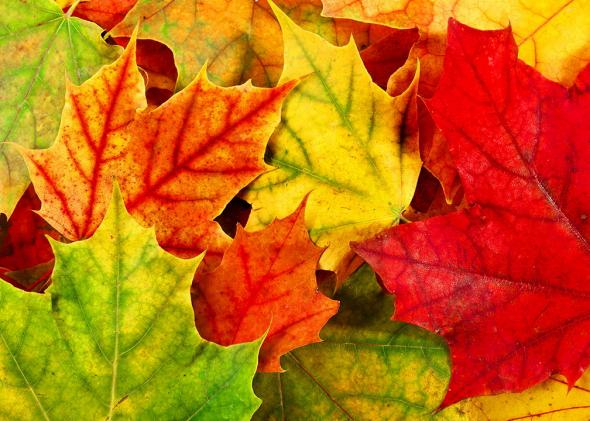
%> input picture images/fall-leaves.jpg, 590 x 421 px
$ octave methodsForBoundaryIssues.m   (GNU Octave 9; MATLAB toolbox functions it lacks are replaced by stand-ins)
%> lines starting %> are read from the running program, lines starting %| are printed output that depends on the picture
pkg load image;

img = imread('../images/fall-leaves.jpg');
%> img is the input picture: size 421x590x3 uint8; mean R, G, B 196.7, 103.8, 14.3
imshow(img);

% gaussian 11x11 sigma = 8
gaussian = fspecial('gaussian', 11, 8);

% black clipping
filtered = imfilter(img, gaussian, 0);
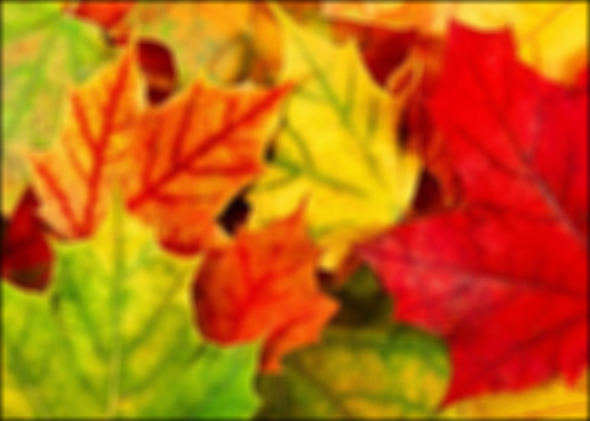
%> filtered: size 421x590x3 uint8; mean R, G, B 194.6, 102.4, 14.1
figure, imshow(filtered);

% white clipping
filtered = imfilter(img, gaussian, 255);
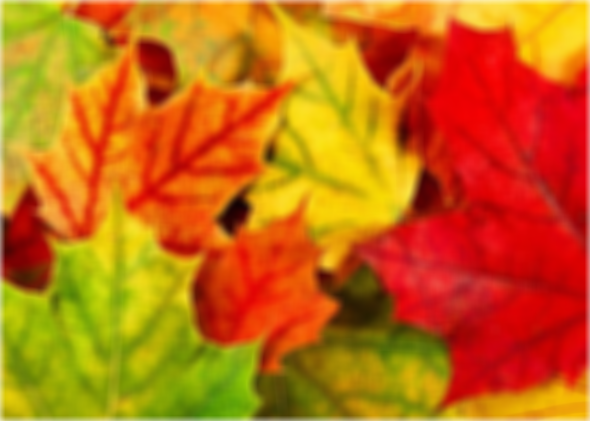
%> filtered: size 421x590x3 uint8; mean R, G, B 197.3, 105.1, 16.8
figure, imshow(filtered);

% wraping around
filtered = imfilter(img, gaussian, 'circular');
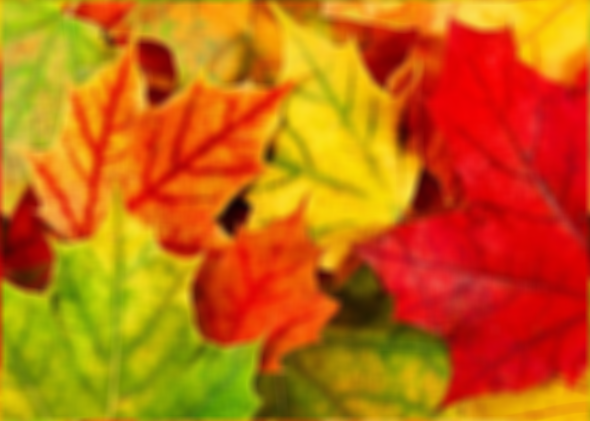
%> filtered: size 421x590x3 uint8; mean R, G, B 196.7, 103.8, 14.3; mean of the top-left, top-right, bottom-left and bottom-right quarters 120.5, 109.8, 103, 86.6
figure, imshow(filtered);

% copying edges
filtered = imfilter(img, gaussian, 'circular');
figure, imshow(filtered);

% reflecting edges
filtered = imfilter(img, gaussian, 'symmetric');
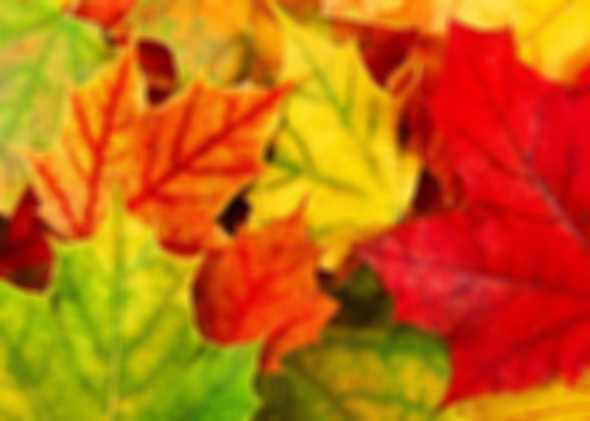
%> filtered: size 421x590x3 uint8; mean R, G, B 196.7, 103.8, 14.3; mean of the top-left, top-right, bottom-left and bottom-right quarters 120.9, 109.9, 102.8, 86.3
figure, imshow(filtered);

$ run again, with images/apple.jpg copied over images/fall-leaves.jpg
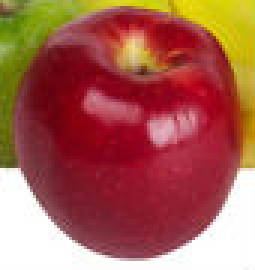
%> input picture images/apple.jpg, 85 x 90 px (shown 3 times larger)
%> img is the input picture: size 90x85x3 uint8; mean R, G, B 167.4, 95.3, 81.3
%> `filtered = imfilter(img, gaussian, 'circular');`:
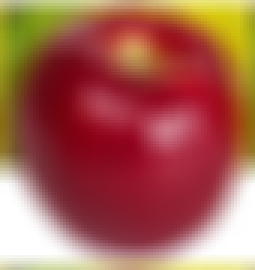
%> filtered: size 90x85x3 uint8 (shown 3 times larger); mean R, G, B 167.5, 95.3, 81.3
%> `filtered = imfilter(img, gaussian, 'symmetric');`:
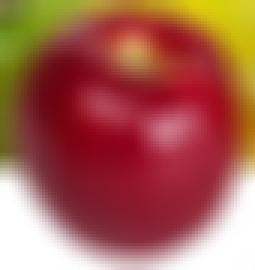
%> filtered: size 90x85x3 uint8 (shown 3 times larger); mean R, G, B 167.5, 95.3, 81.3; mean of the top-left, top-right, bottom-left and bottom-right quarters 82.2, 102.5, 136.6, 137.1
